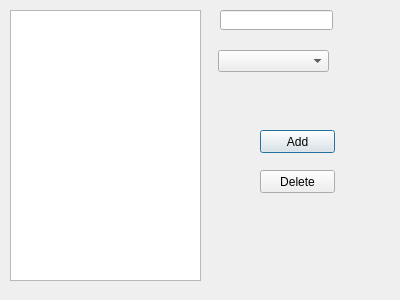
<?xml version="1.0" encoding="UTF-8"?>
<ui version="4.0">
 <class>Dialog</class>
 <widget class="QDialog" name="Dialog">
  <property name="geometry">
   <rect>
    <x>0</x>
    <y>0</y>
    <width>400</width>
    <height>300</height>
   </rect>
  </property>
  <property name="windowTitle">
   <string>Dialog</string>
  </property>
  <widget class="QTreeView" name="categoriesView">
   <property name="geometry">
    <rect>
     <x>10</x>
     <y>10</y>
     <width>191</width>
     <height>271</height>
    </rect>
   </property>
  </widget>
  <widget class="QPushButton" name="addBtn">
   <property name="geometry">
    <rect>
     <x>260</x>
     <y>130</y>
     <width>75</width>
     <height>23</height>
    </rect>
   </property>
   <property name="text">
    <string>Add</string>
   </property>
  </widget>
  <widget class="QPushButton" name="deleteBtn">
   <property name="geometry">
    <rect>
     <x>260</x>
     <y>170</y>
     <width>75</width>
     <height>23</height>
    </rect>
   </property>
   <property name="text">
    <string>Delete</string>
   </property>
  </widget>
  <widget class="QLineEdit" name="caregoryName">
   <property name="geometry">
    <rect>
     <x>220</x>
     <y>10</y>
     <width>113</width>
     <height>20</height>
    </rect>
   </property>
  </widget>
  <widget class="QComboBox" name="categoryParent">
   <property name="geometry">
    <rect>
     <x>218</x>
     <y>50</y>
     <width>111</width>
     <height>22</height>
    </rect>
   </property>
  </widget>
 </widget>
 <resources/>
 <connections/>
</ui>
